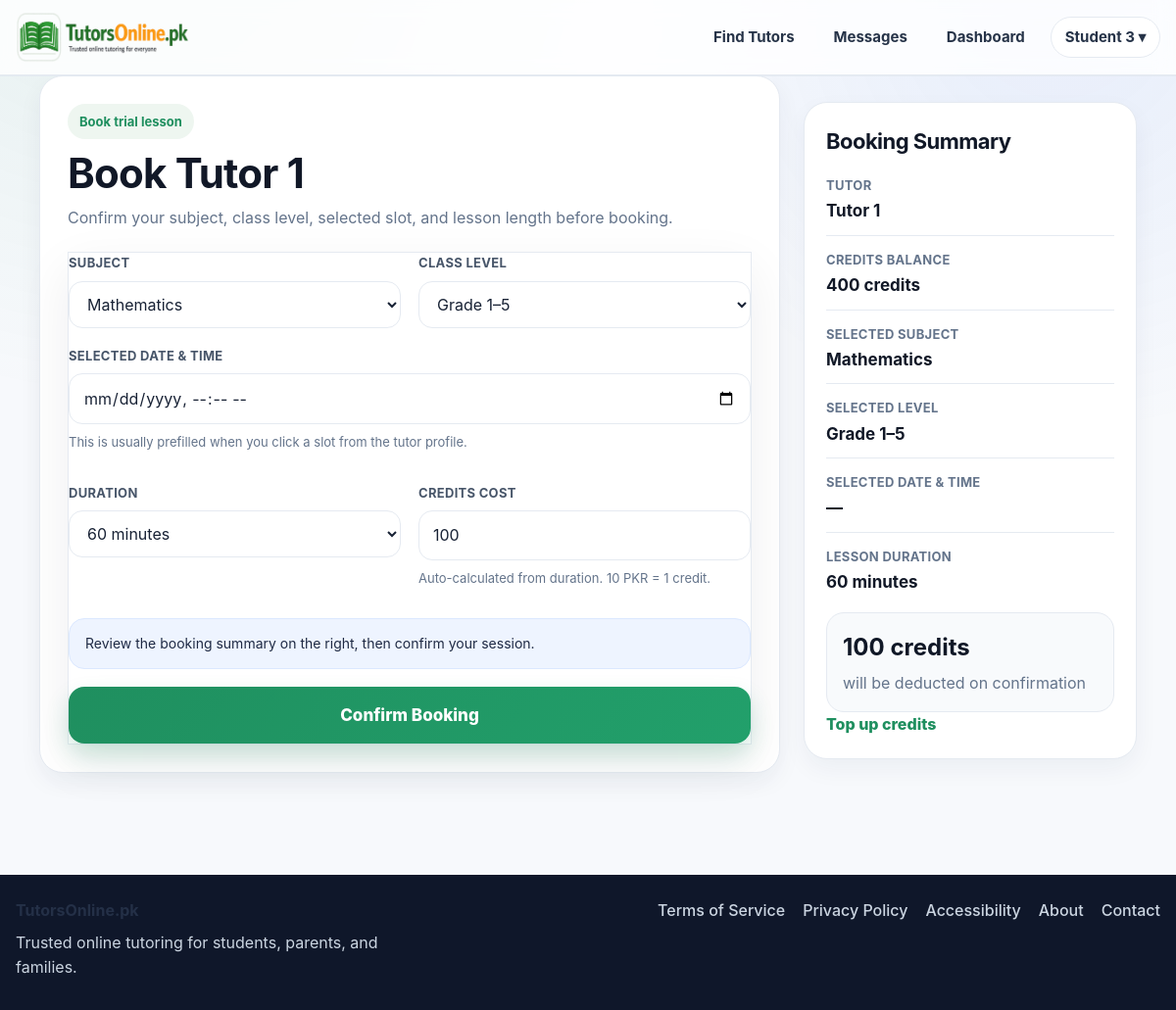
Page /book/2 (signed in) on the earlier database version.
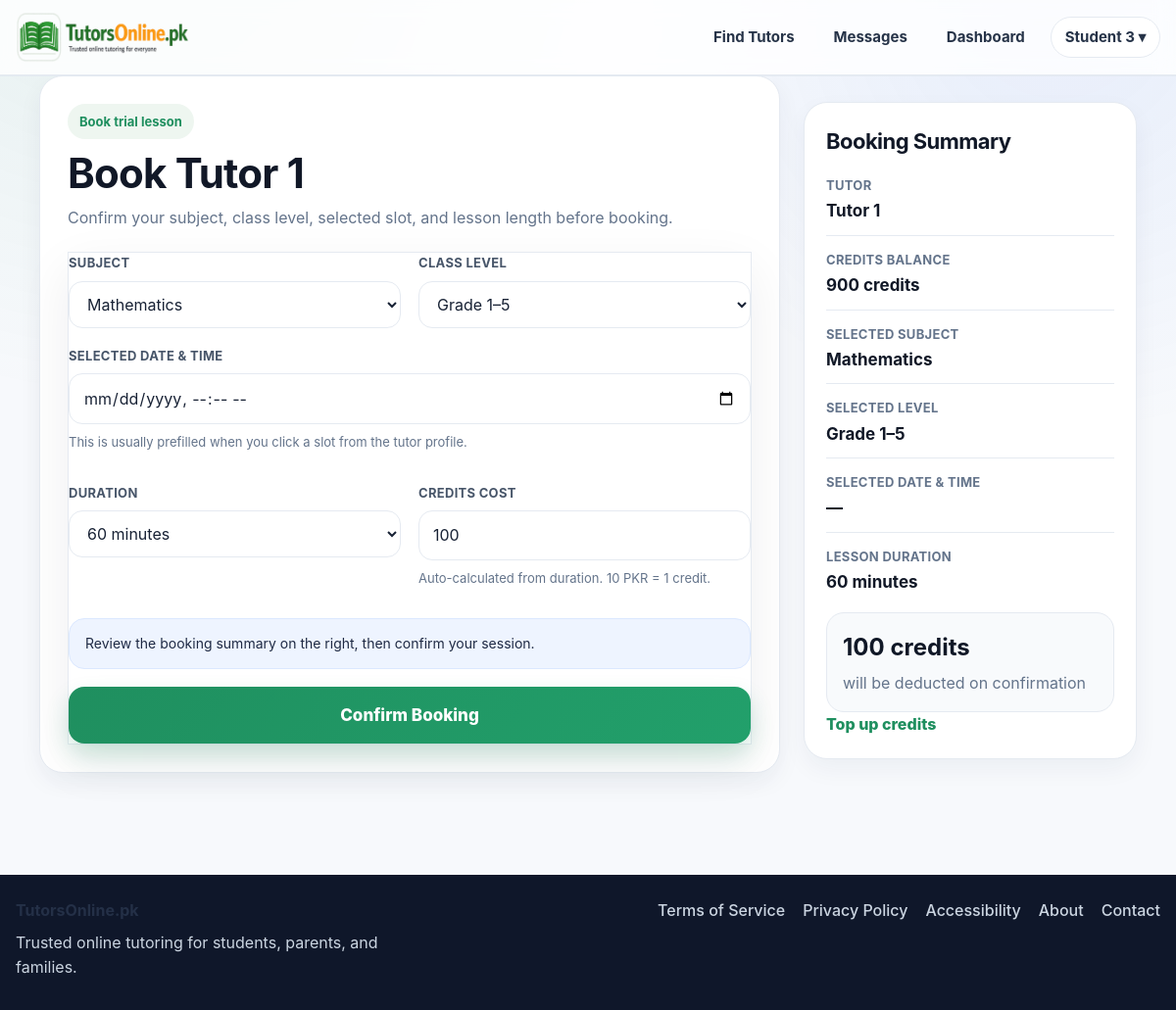
Same page on the later database version.
### app.py (models this page shows, shortened)
class User(UserMixin, db.Model):
    id = db.Column(db.Integer, primary_key=True)
    email = db.Column(db.String(120), unique=True, nullable=False)
    password_hash = db.Column(db.String(255), nullable=False)
    role = db.Column(db.String(20), nullable=False, default="student")
    full_name = db.Column(db.String(120), nullable=False)
    public_name = db.Column(db.String(120), nullable=False)
    qualification = db.Column(db.String(120), default="")
    subjects = db.Column(db.String(255), default="")
    class_levels = db.Column(db.String(255), default="")
    experience_years = db.Column(db.Integer, default=0)
    bio = db.Column(db.Text, default="")
    degree_title = db.Column(db.String(255), default="")
    degree_major = db.Column(db.String(255), default="")
    degree_institution = db.Column(db.String(255), default="")
    degree_year = db.Column(db.String(50), default="")
    degree_grade = db.Column(db.String(50), default="")
    previous_path_choice = db.Column(db.String(50), default="")
    mphil_title = db.Column(db.String(255), default="")
    mphil_major = db.Column(db.String(255), default="")
    mphil_institution = db.Column(db.String(255), default="")
    mphil_year = db.Column(db.String(50), default="")
    mphil_grade = db.Column(db.String(50), default="")
    mphil_additional_note = db.Column(db.String(255), default="")
    masters_title = db.Column(db.String(255), default="")
    masters_major = db.Column(db.String(255), default="")
    masters_institution = db.Column(db.String(255), default="")
    masters_year = db.Column(db.String(50), default="")
    masters_grade = db.Column(db.String(50), default="")
    masters_additional_note = db.Column(db.String(255), default="")
    bachelor_title = db.Column(db.String(255), default="")
    bachelor_major = db.Column(db.String(255), default="")
    bachelor_institution = db.Column(db.String(255), default="")
    bachelor_year = db.Column(db.String(50), default="")
    bachelor_grade = db.Column(db.String(50), default="")
    bachelor_additional_note = db.Column(db.String(255), default="")
    inter_program = db.Column(db.String(100), default="")
    inter_institution = db.Column(db.String(255), default="")
    inter_grade = db.Column(db.String(50), default="")
    inter_year = db.Column(db.String(50), default="")
    matric_program = db.Column(db.String(100), default="")
    matric_institution = db.Column(db.String(255), default="")
    matric_grade = db.Column(db.String(50), default="")
    matric_year = db.Column(db.String(50), default="")
    gender = db.Column(db.String(50), default="")
    city = db.Column(db.String(120), default="")
    main_subject = db.Column(db.String(120), default="")
    additional_subjects = db.Column(db.String(255), default="")
    student_level = db.Column(db.String(120), default="")
    student_subject_needed = db.Column(db.String(120), default="")
    preferred_tutor_gender = db.Column(db.String(50), default="")
    learning_mode = db.Column(db.String(50), default="")
    teaching_mode = db.Column(db.String(50), default="")
    hourly_rate = db.Column(db.Integer, default=0)
    mobile_number = db.Column(db.String(40), default="")
    cnic_number = db.Column(db.String(40), default="")
    profile_image = db.Column(db.String(255), default="")
    degree_file = db.Column(db.String(255), default="")
    additional_qualification_level = db.Column(db.String(80), default="")
    additional_qualification_title = db.Column(db.String(255), default="")
    additional_qualification_major = db.Column(db.String(255), default="")
    additional_qualification_institution = db.Column(db.String(255), default="")
    additional_qualification_year = db.Column(db.String(50), default="")
    additional_qualification_grade = db.Column(db.String(50), default="")
    additional_qualification_file = db.Column(db.String(255), default="")
    demo_video_url = db.Column(db.String(255), default="")
    demo_video_file = db.Column(db.String(255), default="")
    modest_profile = db.Column(db.Boolean, default=False)
    audio_only = db.Column(db.Boolean, default=False)
    is_active_user = db.Column(db.Boolean, default=True)
    is_verified_tutor = db.Column(db.Boolean, default=False)
    profile_stage = db.Column(db.String(40), default="basic_complete")
    verification_submitted_at = db.Column(db.DateTime)
    approved_at = db.Column(db.DateTime)
    rejected_at = db.Column(db.DateTime)
    admin_review_note = db.Column(db.Text, default="")
    is_public_tutor = db.Column(db.Boolean, default=False)
    tutor_category = db.Column(db.String(80), default="")
    bonus_credits = db.Column(db.Integer, default=0)
    total_earnings_pkr = db.Column(db.Integer, default=0)
    monthly_earnings_pkr = db.Column(db.Integer, default=0)
    sessions_completed = db.Column(db.Integer, default=0)
    rating_avg = db.Column(db.Float, default=0.0)
    rating_count = db.Column(db.Integer, default=0)
    credits_balance = db.Column(db.Integer, default=0)
    pending_payout_pkr = db.Column(db.Integer, default=0)
    payout_method = db.Column(db.String(30), default="bank")
    payout_account_title = db.Column(db.String(120), default="")
    payout_account_number = db.Column(db.String(120), default="")
    payout_iban = db.Column(db.String(64), default="")
    created_at = db.Column(db.DateTime, default=datetime.utcnow)
    bookings_as_student = db.relationship(
        "Booking",
        backref="student",
        lazy=True,
        foreign_keys="Booking.student_id",
    )
    bookings_as_tutor = db.relationship(
        "Booking",
        backref="tutor",
        lazy=True,
        foreign_keys="Booking.tutor_id",
    )
    @property
    def is_active(self):
        return self.is_active_user

### app.py (the view, shortened to what this page needs)
@app.route("/book/<int:tutor_id>", methods=["GET", "POST"])
@login_required
def book_tutor(tutor_id):
    if UNDER_CONSTRUCTION:
        return redirect(url_for("index"))
    if current_user.role != "student":
        flash("Only students can book tutors.", "danger")
        return redirect(url_for("dashboard"))
    tutor = User.query.get_or_404(tutor_id)
    if tutor.role != "tutor":
        flash("Tutor not found.", "danger")
        return redirect(url_for("tutors"))
    subject_prefill = (request.args.get("subject", "") or "").strip()
    level_prefill = (request.args.get("level", "") or "").strip()
    scheduled_at_prefill = (request.args.get("scheduled_at", "") or "").strip()
    duration_prefill = 60
    credits_prefill = 100
    return render_template(
        "book_tutor.html",
        tutor=tutor,
        subject_options=SUBJECT_OPTIONS,
        level_options=LEVEL_OPTIONS,
        subject_prefill=subject_prefill,
        level_prefill=level_prefill,
        scheduled_at_prefill=scheduled_at_prefill,
        duration_prefill=duration_prefill,
        credits_prefill=credits_prefill,
        credit_rate=app.config.get("CREDIT_RATE", 10),
        booking_success=False,
    )

### app.py (called while the page is built)
@app.context_processor
def inject_message_badge():
    return {
        "global_unread_messages": unread_message_count_for(current_user)
        if current_user.is_authenticated else 0
    }

@login_manager.user_loader
def load_user(user_id):
    return User.query.get(int(user_id))

@app.context_processor
def inject_globals():
    return {
        "credit_rate": app.config["CREDIT_RATE"],
        "google_configured": bool(
            app.config["GOOGLE_CLIENT_ID"] and app.config["GOOGLE_CLIENT_SECRET"]
        ),
        "under_construction": UNDER_CONSTRUCTION,
    }

### templates/book_tutor.html (shortened to what the changed rows need)
{% extends 'base.html' %}
{% block content %}
{% if booking_success %}
  <section class="booking-success-card" style="max-width: 860px; margin: 0 auto;">
    <div class="booking-kicker">Session booked</div>
    <h1>Your lesson is confirmed with {{ tutor.public_name }}</h1>
    <p>
      The booking has been created successfully and your credits have been deducted.
      A confirmation email has also been sent.
    </p>
    <div class="booking-summary-list" style="margin-top: 22px;">
      <div class="booking-summary-item">
        <span>Tutor</span>
        <strong>{{ tutor.public_name }}</strong>
      </div>
      <div class="booking-summary-item">
        <span>Subject</span>
        <strong>{{ booked_session.subject }}</strong>
      </div>
      <div class="booking-summary-item">
        <span>Level</span>
        <strong>{{ booked_session.class_level }}</strong>
      </div>
      <div class="booking-summary-item">
        <span>Date & Time</span>
        <strong>{{ booked_session.scheduled_at_label }}</strong>
      </div>
      <div class="booking-summary-item">
        <span>Duration</span>
        <strong>{{ booked_session.duration_minutes }} minutes</strong>
      </div>
      <div class="booking-summary-item">
        <span>Credits used</span>
        <strong>{{ booked_session.credits_cost }} credits</strong>
      </div>
    </div>
    <div class="booking-success-actions">
    <a class="btn btn-primary" href="{{ url_for('dashboard') }}">Go to Dashboard</a>
    <a class="btn btn-light"
      href="{{ url_for('start_conversation', tutor_id=tutor.id) }}">
      Open Chat
    </a>
    <a class="btn btn-light"
      href="{{ url_for('tutor_profile', tutor_id=tutor.id) }}">
      Back to Tutor Profile
    </a>
  </div>
  </section>
{% else %}
  <section class="booking-shell">
    <div class="booking-main-card">
      <div class="booking-kicker">Book trial lesson</div>
      <h1 class="booking-title">Book {{ tutor.public_name }}</h1>
      <p class="booking-sub">
        Confirm your subject, class level, selected slot, and lesson length before booking.
      </p>
      <form method="post" id="bookingForm">
        <div class="booking-grid">
          <div>
            <label class="booking-label">Subject</label>
            <select name="subject" id="subject" required>
              {% for val, label in subject_options %}
                <option value="{{ val }}" {% if val == subject_prefill %}selected{% endif %}>{{ label }}</option>
              {% endfor %}
            </select>
          </div>
          <div>
            <label class="booking-label">Class level</label>
            <select name="class_level" id="class_level" required>
              {% for val, label in level_options %}
                <option value="{{ val }}" {% if val == level_prefill %}selected{% endif %}>{{ label }}</option>
              {% endfor %}
            </select>
          </div>
          <div class="booking-field-full">
            <label class="booking-label">Selected date & time</label>
            <input
              name="scheduled_at"
              id="scheduled_at"
              type="datetime-local"
              value="{{ scheduled_at_prefill or '' }}"
              required
            >
            <p class="booking-helper">This is usually prefilled when you click a slot from the tutor profile.</p>
          </div>
          <div>
            <label class="booking-label">Duration</label>
            <select name="duration_minutes" id="duration_minutes" required>
              <option value="60" {% if duration_prefill == 60 %}selected{% endif %}>60 minutes</option>
            </select>
          </div>
          <div>
            <label class="booking-label">Credits cost</label>
            <input
              name="credits_cost"
              id="credits_cost"
              type="number"
              value="{{ credits_prefill }}"
              readonly
            >
            <p class="booking-helper">Auto-calculated from duration. {{ credit_rate }} PKR = 1 credit.</p>
          </div>
        </div>
        <div class="booking-inline-note" id="bookingPreviewBox">
          Review the booking summary on the right, then confirm your session.
        </div>
        <button class="btn btn-primary booking-submit" type="submit">
          Confirm Booking
        </button>
      </form>
    </div>
    <aside class="booking-side-card">
      <h2 class="booking-summary-title">Booking Summary</h2>
      <div class="booking-summary-list">
        <div class="booking-summary-item">
          <span>Tutor</span>
          <strong>{{ tutor.public_name }}</strong>
        </div>
        <div class="booking-summary-item">
          <span>Credits balance</span>
          <strong>{{ current_user.credits_balance }} credits</strong>
        </div>
        <div class="booking-summary-item">
          <span>Selected subject</span>
          <strong id="summarySubject">{{ subject_prefill or '—' }}</strong>
        </div>
        <div class="booking-summary-item">
          <span>Selected level</span>
          <strong id="summaryLevel">{{ level_prefill or '—' }}</strong>
        </div>
        <div class="booking-summary-item">
          <span>Selected date & time</span>
          <strong id="summaryDateTime">{{ scheduled_at_prefill or '—' }}</strong>
        </div>
        <div class="booking-summary-item">
          <span>Lesson duration</span>
          <strong id="summaryDuration">{{ duration_prefill }} minutes</strong>
        </div>
      </div>
      <div class="booking-credit-box">
        <strong id="summaryCredits">{{ credits_prefill }} credits</strong>
        <div class="muted">will be deducted on confirmation</div>
      </div>
      <a class="btn btn-light booking-topup" href="{{ url_for('buy_credits') }}">
        Top up credits
      </a>
    </aside>
  </section>
{% endif %}
{% endblock %}

### templates/base.html (shortened to what this page needs)
<!doctype html>
<html lang="en">
<head>
  <link rel="stylesheet" href="{{ url_for('static', filename='css/styles.css') }}">
  <link rel="stylesheet" href="{{ url_for('static', filename='css/design-system.css') }}">
</head>
<body>
  <header class="site-header">
    <div class="container nav-wrap">
      <a href="{{ url_for('index') }}" class="brand">
        <img src="{{ url_for('static', filename='images/logo.png') }}" alt="TutorsOnline.pk" class="brand-logo">
      </a>
     <nav class="main-nav">
      <a href="{{ url_for('tutors') }}">Find Tutors</a>
      {% if current_user.is_authenticated %}
        <a href="{{ url_for('messages_inbox') }}" class="nav-messages-link">
          Messages
        </a>
        <a href="{{ url_for('dashboard') }}">Dashboard</a>
        <div class="nav-user-dropdown">
          <button type="button" class="nav-user-trigger">
            {{ current_user.public_name or 'Account' }} ▾
          </button>
        </div>
      {% else %}
        <a href="{{ url_for('contact') }}">Contact</a>
        <a href="{{ url_for('login') }}">Login</a>
        <a href="{{ url_for('register') }}" class="nav-join-btn">Join</a>
      {% endif %}
    </nav>
    </div>
  </header>
  <main class="site-main">
    <div class="container">
      {% block content %}{% endblock %}
    </div>
  </main>
  <footer class="site-footer">
    <div class="container footer-wrap">
      <div class="footer-brand">
        <strong>TutorsOnline.pk</strong>
        <p>Trusted online tutoring for students, parents, and families.</p>
      </div>
      <div class="footer-links">
        <a href="{{ url_for('terms') }}">Terms of Service</a>
        <a href="{{ url_for('privacy') }}">Privacy Policy</a>
        <a href="{{ url_for('accessibility') }}">Accessibility</a>
        <a href="{{ url_for('about') }}">About</a>
        <a href="{{ url_for('contact') }}">Contact</a>
      </div>
    </div>
  </footer>
</body>
</html>

Differences in the rows shown:
changed User "Student 3": credits_balance "400" → "900"
